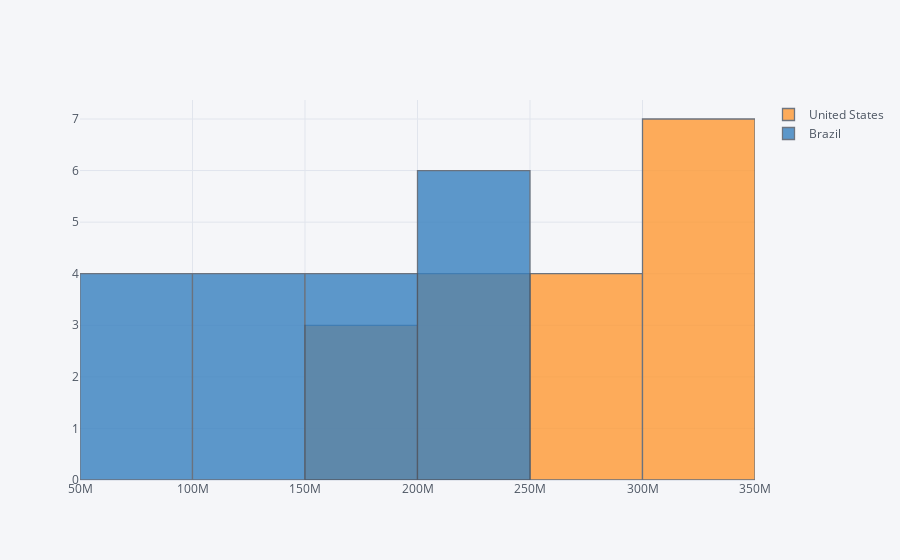

Notebook cell for this chart:
### Markdown cell above
# Histogram interactive

### Code cell
df_pivot[['United States', 'Brazil']].iplot(
    kind='hist',
    # bins = 3
)

### Figure 1 — Plotly figure (JSON) as saved in the notebook; plotly's stock layout.template omitted (floating-point values rounded to 4 significant figures)
{"data": [{"histfunc": "count", "histnorm": "", "marker": {"color": "rgba(255, 153, 51, 1.0)", "line": {"color": "#4D5663", "width": 1.3}}, "name": "United States", "opacity": 0.8, "orientation": "v", "x": [171700000.0, 186700000.0, 199700000.0, 209500000.0, 219100000.0, 229500000.0, 240500000.0, 252100000.0, 265200000.0, 281700000.0, 295000000.0, 309000000.0, 320900000.0, 323000000.0, 325100000.0, 327100000.0, 329100000.0, 331000000.0], "type": "histogram"}, {"histfunc": "count", "histnorm": "", "marker": {"color": "rgba(55, 128, 191, 1.0)", "line": {"color": "#4D5663", "width": 1.3}}, "name": "Brazil", "opacity": 0.8, "orientation": "v", "x": [62530000.0, 72180000.0, 83370000.0, 95110000.0, 107200000.0, 120700000.0, 135300000.0, 149000000.0, 162000000.0, 174800000.0, 186100000.0, 195700000.0, 204500000.0, 206200000.0, 207800000.0, 209500000.0, 211000000.0, 212600000.0], "type": "histogram"}], "layout": {"barmode": "overlay", "legend": {"bgcolor": "#F5F6F9", "font": {"color": "#4D5663"}}, "paper_bgcolor": "#F5F6F9", "plot_bgcolor": "#F5F6F9", "title": {"font": {"color": "#4D5663"}}, "xaxis": {"gridcolor": "#E1E5ED", "showgrid": true, "tickfont": {"color": "#4D5663"}, "title": {"font": {"color": "#4D5663"}, "text": ""}, "zerolinecolor": "#E1E5ED"}, "yaxis": {"gridcolor": "#E1E5ED", "showgrid": true, "tickfont": {"color": "#4D5663"}, "title": {"font": {"color": "#4D5663"}, "text": ""}, "zerolinecolor": "#E1E5ED"}}}
